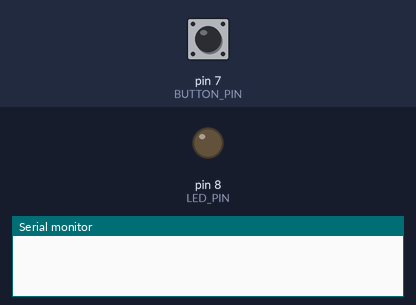
Simulated run of this sketch. Board: Arduino Uno, built with avr-gcc and run on an emulated ATmega328P. On the bench: output pins drawn as LEDs (lit = HIGH), the last lines printed to the serial monitor. The inputs (shaded band) are chosen by the test bench; at power-on: pin 7 (BUTTON_PIN) HIGH.

Above: at 1.2 s.
1.3 s: pin 7 (BUTTON_PIN) pulled LOW for 0.15 s
At 1.9 s:
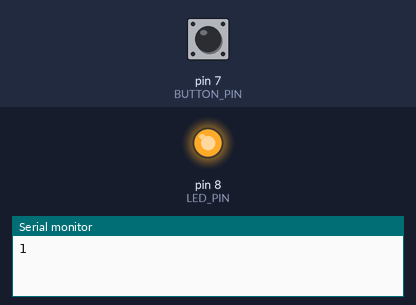
2.9 s: pin 7 (BUTTON_PIN) pulled LOW for 1 s
At 4.3 s:
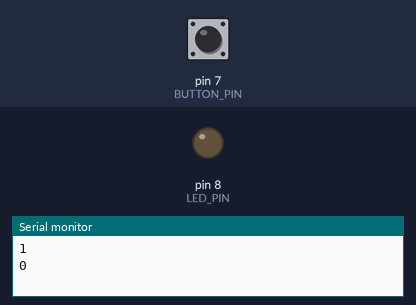
5.4 s: pin 7 (BUTTON_PIN) pulled LOW for 3.2 s
At 6.2 s:
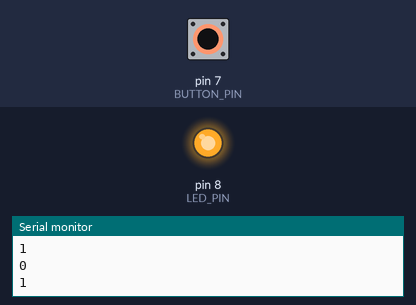
Timing chart, 0 to 8.4 s (numbered marks = the images above; inputs shaded):
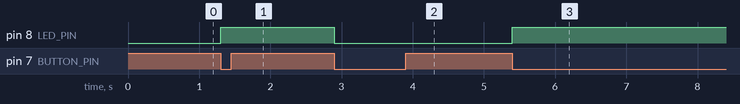

Measured:
- after the input at 1.3 s, pin 8 (LED_PIN): LOW → HIGH at once
- after the input at 2.9 s, pin 8 (LED_PIN): HIGH → LOW at once
- after the input at 5.4 s, pin 8 (LED_PIN): LOW → HIGH at once

The sketch:

1.LED-buttonTrigger.ino
```cpp
#define LED_PIN 8
#define BUTTON_PIN 7

byte lastButtonState;
byte ledState = LOW;

unsigned long lastTimeButtonStateChanged = millis();
unsigned long debounceDuration = 50; //millis

void setup() {
  // put your setup code here, to run once:
  Serial.begin(9600);
  pinMode(LED_PIN, OUTPUT);
  pinMode(BUTTON_PIN, INPUT);
  lastButtonState = digitalRead(BUTTON_PIN);
}

void loop() {
  // put your main code here, to run repeatedly:
  if (millis() - lastTimeButtonStateChanged >= debounceDuration){
    byte buttonState = digitalRead(BUTTON_PIN);
    if (buttonState != lastButtonState) {
      lastTimeButtonStateChanged = millis();
      lastButtonState = buttonState;
      if(buttonState == LOW){
        if (ledState == HIGH) {
          ledState = LOW;
        } else {
          ledState = HIGH;
        }
        digitalWrite(LED_PIN, ledState);
        Serial.println(ledState);
      }
    }
  }
}
```
